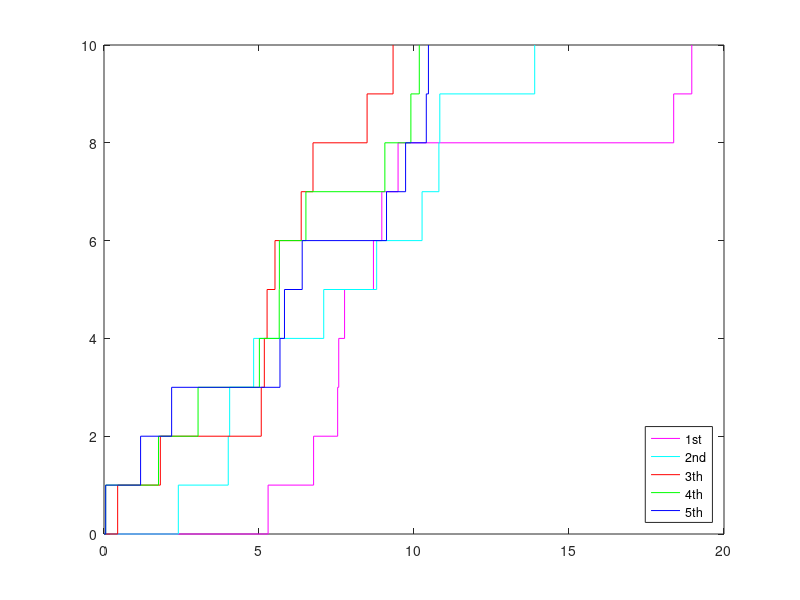

This chart was generated by the following MATLAB code:
% The pratice of stochastic process
% with problem B
% Author: LiuHao
% Email: liuh295@mail2.sysu.edu.cn
% Platform: Matlab R2014a

result = exprnd(1, [5, 10]);

for i = 1:5
    for j = 2:10
        result(i,j) = result(i,j) +  result(i,j-1);
    end
end

y = [0:10];
figure;
% for i = 1:5
%     x = result(i,:);
%     stairs(x,y);
%     hold on;
% end
x = [0,result(1, :)];
stairs(x, y, 'Color', 'm');
hold on;
x = [0,result(2, :)];
stairs(x, y, 'Color', 'c');
x = [0,result(3, :)];
stairs(x, y, 'Color', 'r');
x = [0,result(4, :)];
stairs(x, y, 'Color', 'g');
x = [0,result(5, :)];
stairs(x, y, 'Color', 'b');

temp = legend('1st', '2nd', '3th', '4th', '5th');
set(temp, 'Location', 'SouthEast');